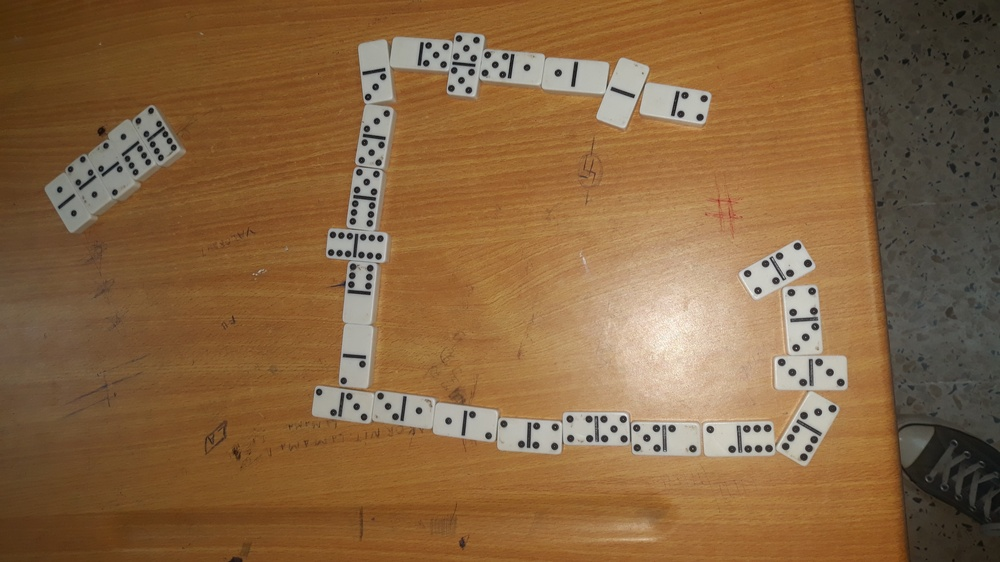
%> input picture domino.jpg, 1000 x 562 px, shrunk from 4128 x 2322 before the run
$ octave partie3domino.m   (GNU Octave 9; MATLAB toolbox functions it lacks are replaced by stand-ins)
%> lines starting %> are read from the running program, lines starting %| are printed output that depends on the picture; in (x1, y1, x2, y2) boxes, pixels count from 0 and x2, y2 are one past the last pixel; in counts of white or black regions, pixels touching at a corner belong together; the program's own positions count from 1
clear all;
clc;
% Charger l'image
img = imread('domino.jpg');
%> img is the input picture: size 562x1000x3 uint8; mean R, G, B 135.1, 101.1, 65.3

% Les valeurs RGB pour détecté le domino
r1 = 188;
g1 = 189;
b1 = 181;

r2 = 141;
g2 = 142;
b2 = 134;

% Définir une plage de tolérance pour chaque canal RGB
tolerance = 30;

% Créer un masque binaire qui sélectionne les pixels ayant des couleurs similaires à r1, g1, b1
mask1 = (img(:,:,1) >= r1-tolerance) & (img(:,:,1) <= r1+tolerance) & ...
        (img(:,:,2) >= g1-tolerance) & (img(:,:,2) <= g1+tolerance) & ...
        (img(:,:,3) >= b1-tolerance) & (img(:,:,3) <= b1+tolerance);
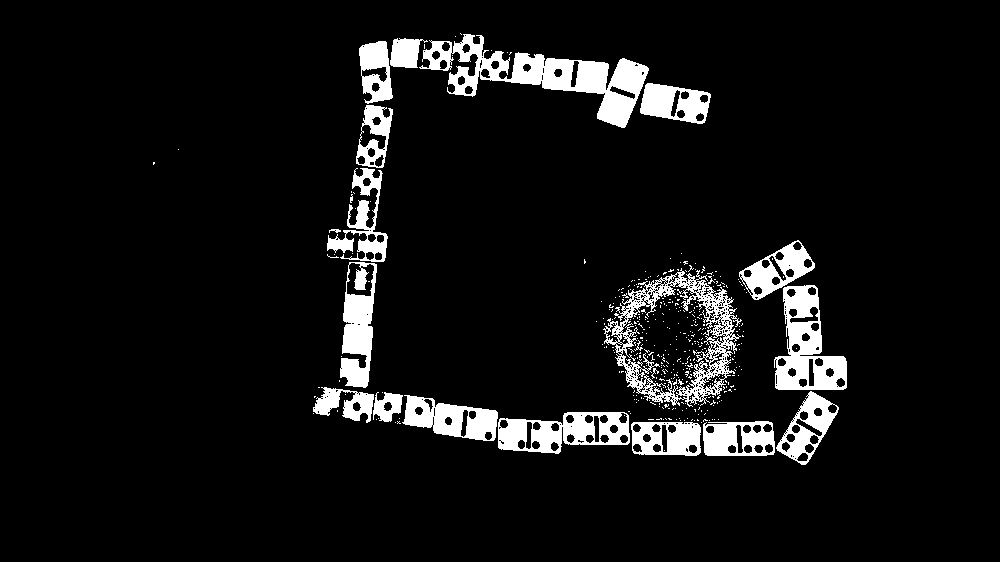
%> mask1: size 562x1000 logical; 7.3% white; 392 white regions (371 under 20 px), largest, box (x1, y1, x2, y2) and area: (419, 34, 649, 128) 6824, (603, 268, 742, 407) 5058, (774, 285, 847, 390) 3864

% Créer un masque binaire qui sélectionne les pixels ayant des couleurs
% similaires à r2, g2, b2
mask2 = (img(:,:,1) >= r2-tolerance) & (img(:,:,1) <= r2+tolerance) & ...
        (img(:,:,2) >= g2-tolerance) & (img(:,:,2) <= g2+tolerance) & ...
        (img(:,:,3) >= b2-tolerance) & (img(:,:,3) <= b2+tolerance);
%> mask2: size 562x1000 logical; 3.4% white; 903 white regions (867 under 20 px), largest, box (x1, y1, x2, y2) and area: (326, 32, 484, 388) 6550, (45, 106, 185, 232) 5889, (312, 386, 370, 424) 1257

% combinaison des deux masque a l'aide de l'opération logique ou
mask = mask1 | mask2;
%> mask: size 562x1000 logical; 9.5% white; 386 white regions (378 under 20 px), largest, box (x1, y1, x2, y2) and area: (312, 240, 848, 466) 21062, (326, 32, 649, 389) 18385, (45, 106, 185, 232) 5889

% application du masque à l'image
result = bsxfun(@times, img, cast(mask, 'like', img));

% Conversion de l'image résultante en niveaux de gris
gimg=rgb2gray(result);

% Binarisation de l'image en niveaux de gris
binary_img1 = imbinarize(gimg);

% Conversion de l'image d'origine en niveaux de gris
gimg1=rgb2gray(img);
% Binarisation de l'image d'origine pour detecter le contour avec cette
% image
binary_img = imbinarize(gimg1);
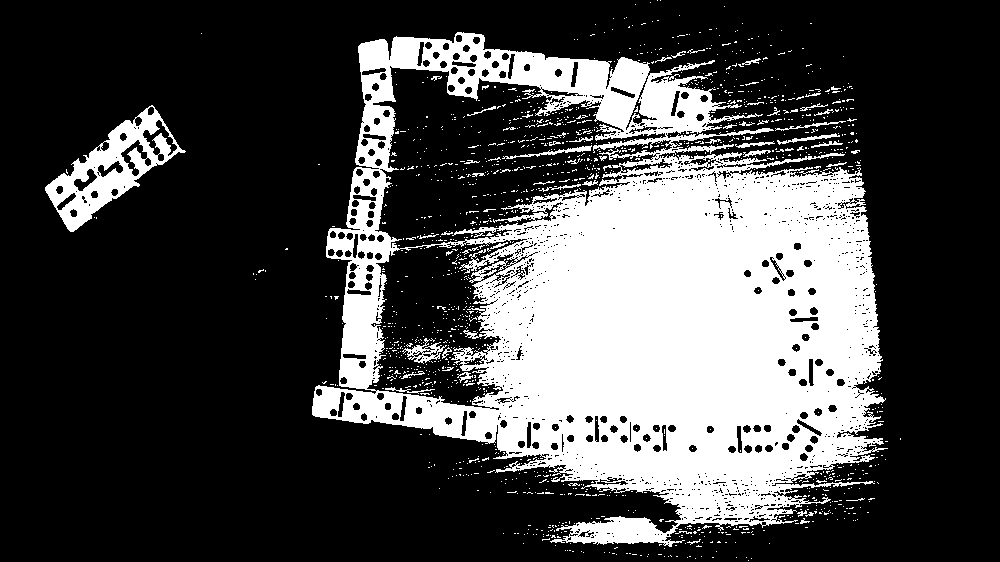
%> binary_img: size 562x1000 logical; 28.4% white; 1387 white regions (1331 under 20 px), largest, box (x1, y1, x2, y2) and area: (312, 32, 888, 547) 147137, (45, 105, 186, 232) 5612, (402, 338, 447, 364) 401

% Définition de l'élément structurant pour l'érosion et la dilatation
sel=strel('diamond',4);

% Application de l'érosion
er=imerode(gimg1,sel);
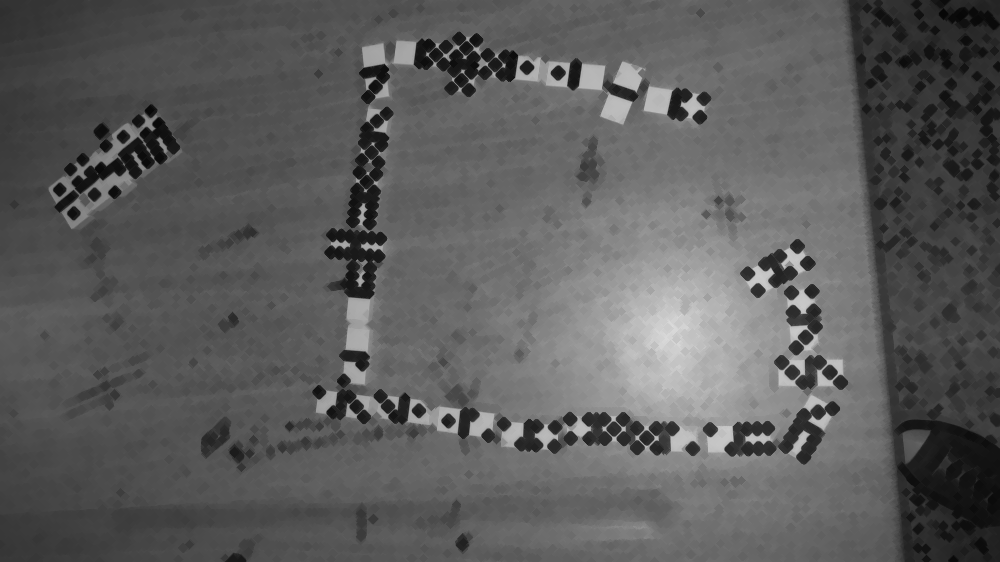
%> er: size 562x1000 uint8; min 7, max 220, mean 92


% Détection du contour de l'image
[Gmag, Gdir] = imgradient(gimg1, 'Sobel');%detection de contour
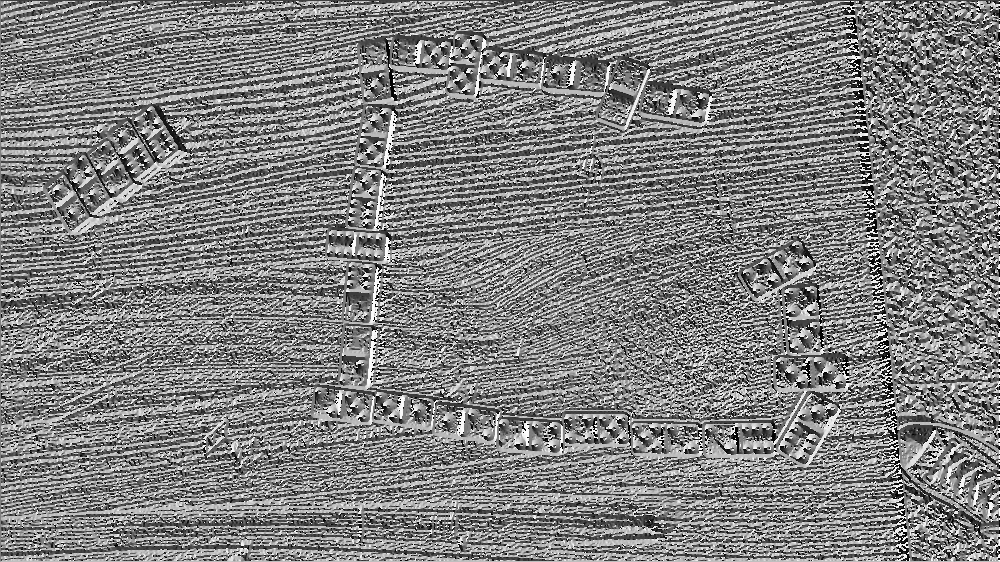
%> Gdir: size 562x1000 double; min -180, max 179.9, mean 0.7; drawn with min black and max white

% Suppression des contours faibles
Gmag(Gmag<35)=0; %pour binarisé l'image

% Complément de l'image gradient pour éliminer les variations dues au flash
imcomp=imcomplement(Gmag); %le complément de Gmag pour faire eliminé la grande variation de flash
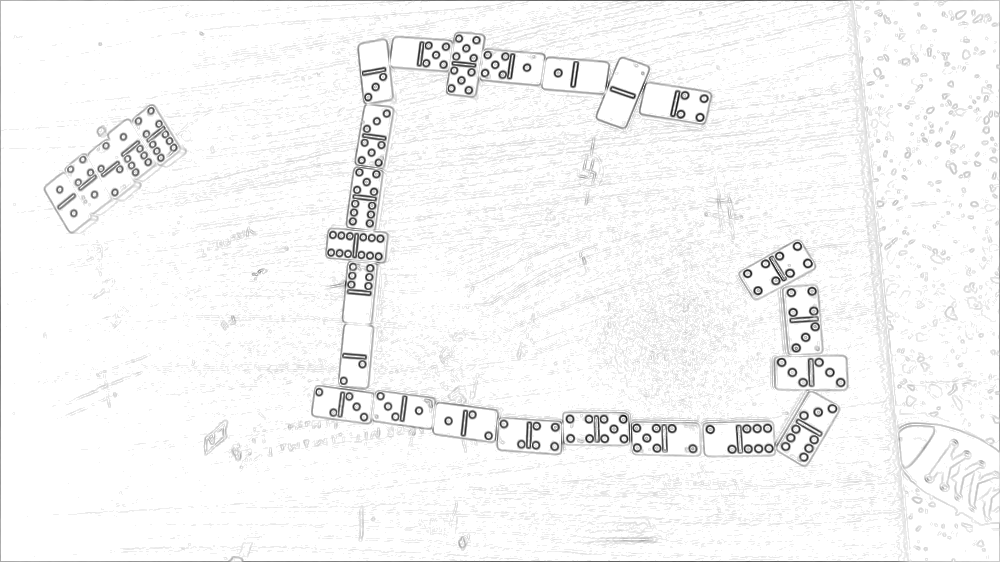
%> imcomp: size 562x1000 double; min -699.3, max 1, mean -23.34; drawn with min black and max white

% Binarisation de l'image complémentaire
imc=imbinarize(imcomp);%binarisation pour faire les operation logique
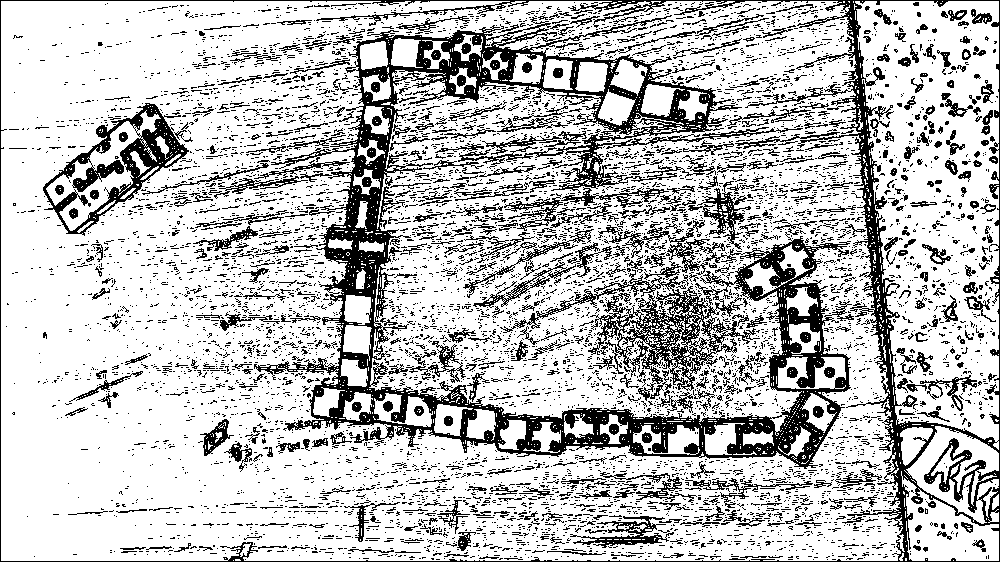
%> imc: size 562x1000 logical; 75.6% white; black in thin lines or dots

% Définition de l'élément structurant pour l'érosion
sel2=strel('rectangle',[10 5]);%element struct

% Application de l'érosion
erc=imerode(imc,sel2);
%> erc: size 562x1000 logical; 16.6% white; 701 white regions (474 under 20 px), largest, box (x1, y1, x2, y2) and area: (3, 5, 321, 556) 60192, (91, 209, 167, 324) 2165, (886, 55, 946, 125) 1199


% Combinaison de l'image binaire originale et de l'image résultante de l'érosion
an=bitand(binary_img,erc);
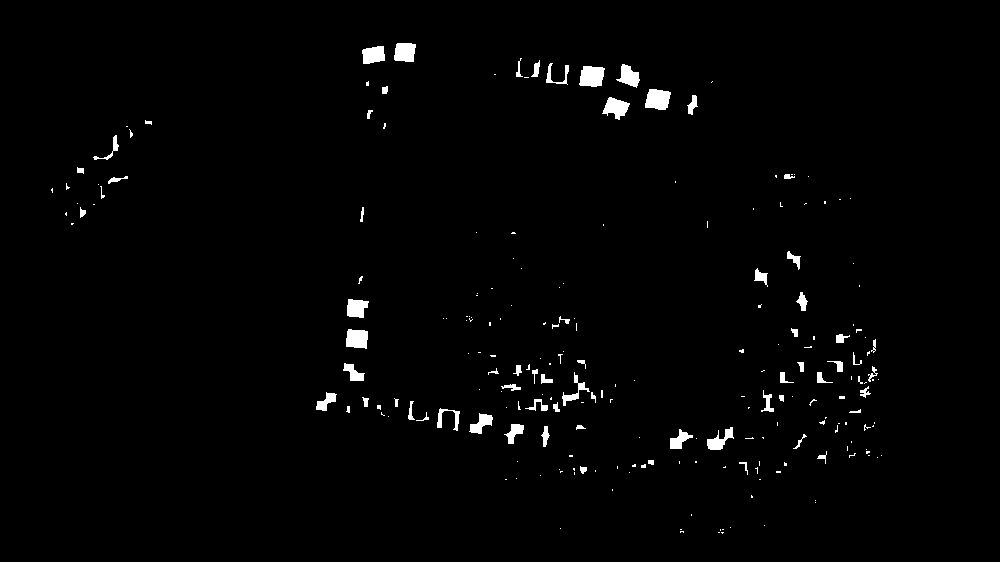
%> an: size 562x1000 logical; 1.5% white; 220 white regions (152 under 20 px), largest, box (x1, y1, x2, y2) and area: (579, 66, 605, 87) 444, (645, 89, 671, 110) 431, (346, 329, 368, 349) 374


%element struct
sel=strel('rectangle',[20 20]);

%Ouverture
er=imopen(an,sel);
%> er: size 562x1000 logical; every value is 0

%Multiple dilatation
for i = 1:6
    er = imdilate(er, sel);
end

%Fermeture
er=imclose(er,sel);

% Combinaison du résultat de l'opération logique et de l'image binaire résultante
resultat=bitand(er,binary_img1);

% Filtrage médian pour réduire plus le bruit
resultat = medfilt2(resultat, [10, 10]);
%squelatisation
% Créer un élément structurant pour la dilatation
se1 = strel('disk', 4);

% Dilater l'image résultante pour renforcer le squelette
skel = imdilate(resultat, se1);

% Eleminer le trous noir
skel = medfilt2(skel, [50, 50]);
skel = medfilt2(skel, [20, 20]);
skel = medfilt2(skel, [15, 15]);

% Effectuer une opération logique OR entre le squelette et l'image résultante
skel2 = bitor(skel, resultat);

% Effectuer plusieurs érosions pour affiner le squelette
for i = 1:7
    skel2 = imerode(skel2, se1);
end

% Effectuer une squelettisation sur l'image binaire
skeleton = bwmorph(skel2, 'skel', inf);

% Effectuer un amincissement sur la ligne centrale squelettisée
thinned = bwmorph(skeleton, 'thin', Inf);

% Dilater la ligne amincie pour améliorer sa visibilité
se2 = strel('disk', 4);
thinned = imdilate(thinned, se2);
thinned = imdilate(thinned, se2);

% Afficher l'image amincie
imshow(thinned);
